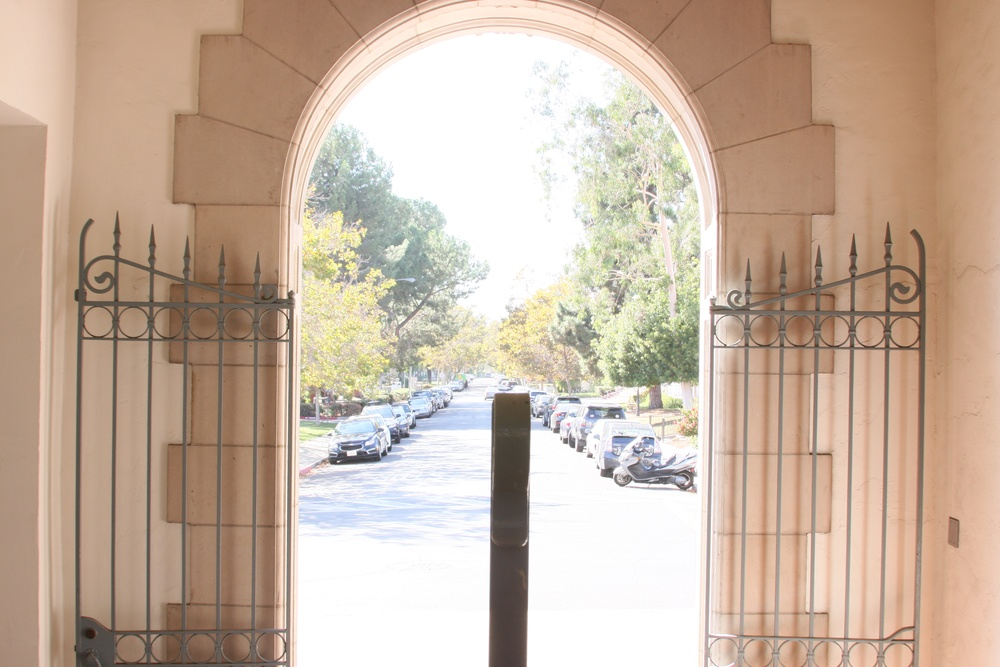
%> input picture IMG_3045.JPG, 1000 x 667 px, shrunk from 3888 x 2592 before the run
$ octave HDRMainFunction.m   (GNU Octave 9; MATLAB toolbox functions it lacks are replaced by stand-ins)
%> lines starting %> are read from the running program, lines starting %| are printed output that depends on the picture
### globalToneMapBiasedBright.m
%
% Gets coefficients to multiply the images by to get a properly
% exposed image
%
% These coefficients are biased towards the brightest image:
% so the images will have weight proportional to how bright their brightest
% pixel is.
function [coef1,coef2,coef3] = globalToneMapBiasedBright(im1, im2, im3)

    % Gets the maximum brightness value for the three images
    im1Hist = imhist(rgb2gray(im1)); % histograms don't do rgb things
    max1 = max(im1Hist);
    im2Hist = imhist(rgb2gray(im2));
    max2 = max(im2Hist);
    im3Hist = imhist(rgb2gray(im3));
    max3 = max(im3Hist);

    % find the sum of all the maxes
    totBright = max1+max2+max3;

    % find the factor needed to make the sum 256
    % because 256 is the max brightness for an image
    normFactor = 256/totBright;

    % setting all coefficients to norm factor will make the total
    % photo have the correct maximum brightness
    coef1 = normFactor %*(max1/totBright);
    coef2 = normFactor %*(max2/totBright);
    coef3 = normFactor %*(max3/totBright);

end

### HDRMainFunction.m
% Get names of images from user
% These files must be in the directory from which you are running this program.
filename1 = input('please enter first filename:\n', 's');
%> the answer given: IMG_3045.JPG
filename2 = input('please enter second filename:\n', 's');
%> the answer given: IMG_3053.JPG
filename3 = input('please enter third filename:\n', 's');
%> the answer given: IMG_3053.JPG

image1 = imread(filename1);
%> image1 is the input picture: size 667x1000x3 uint8; mean R, G, B 199.4, 178.6, 161.1
image2 = imread(filename2);
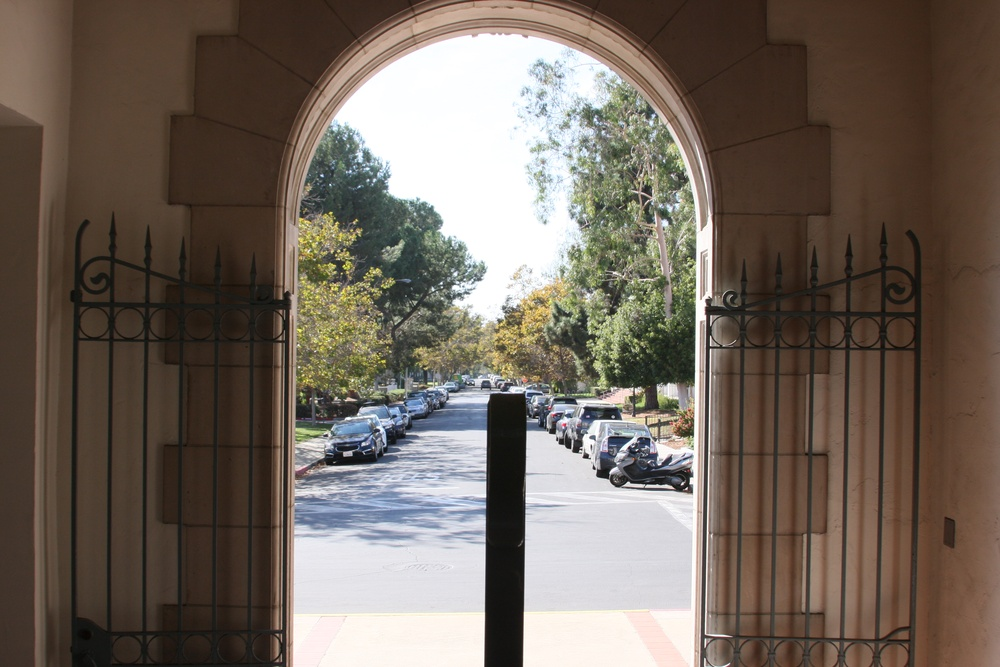
%> input picture IMG_3053.JPG, 1000 x 667 px, shrunk from 3888 x 2592 before the run
%> image2 is the input picture: size 667x1000x3 uint8; mean R, G, B 113.4, 102.1, 92
image3 = imread(filename3);

% Makes an HDR image equally combining the three images
if 1 == 1
    [coef1,coef2,coef3] = globalToneMapEqualWeight(image1, image2, image3);
%> coef1 = 0.335; coef2 = 0.335; coef3 = 0.335
    hdrImage = coef1*image1 + coef2*image2 + coef3*image3;
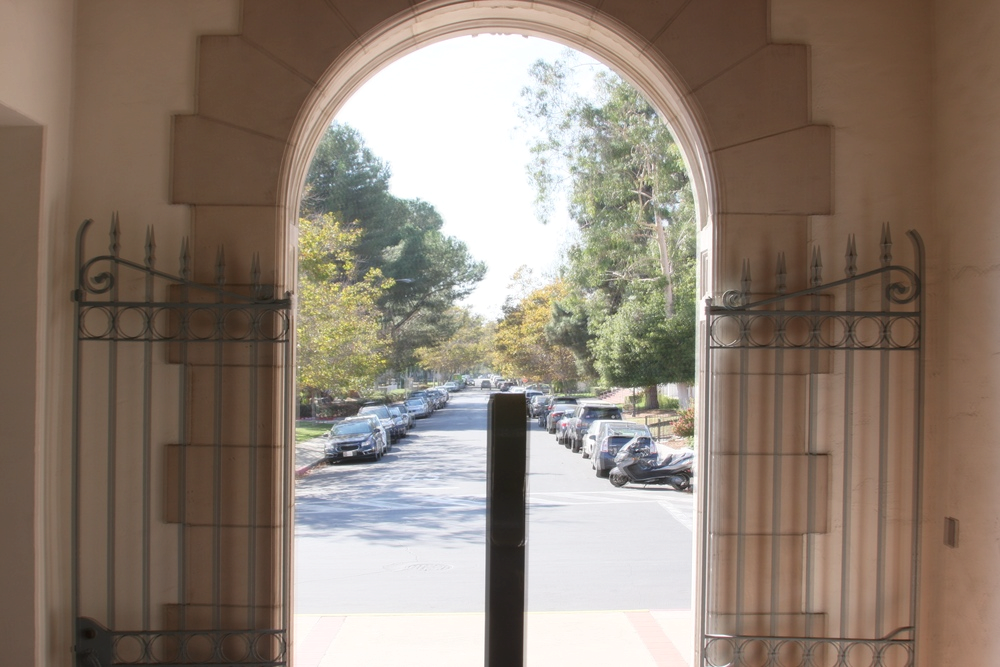
%> hdrImage: size 667x1000x3 uint8; mean R, G, B 142.5, 128, 115.3
    imshow(hdrImage);
    hdrImage = coef1*image1 + coef2*image2 + coef3*image3;
    imshow(hdrImage);
end

% Makes an HDR image biased towards brighter images
if 1 == 1
    figure
    [coef1,coef2,coef3] = globalToneMapBiasedBright(image1, image2, image3);
%> in globalToneMapBiasedBright, `im1Hist = imhist(rgb2gray(im1)); % histograms don't do rgb things`: im1Hist = 256 values, max 66258 at index 256, min 0 at index 1, mean 2605.5
%> in globalToneMapBiasedBright, `max1 = max(im1Hist);`: max1 = 66258
%> in globalToneMapBiasedBright, `im2Hist = imhist(rgb2gray(im2));`: im2Hist = 256 values, max 19548 at index 256, min 0 at index 1, mean 2605.5
%> in globalToneMapBiasedBright, `max2 = max(im2Hist);`: max2 = 19548
%> in globalToneMapBiasedBright, `im3Hist = imhist(rgb2gray(im3));`: im3Hist has the same summary as im2Hist
%> in globalToneMapBiasedBright, `totBright = max1+max2+max3;`: totBright = 105354
%> in globalToneMapBiasedBright, `normFactor = 256/totBright;`: normFactor = 0.00243
%> coef1 = 0.00243; coef2 = 0.00243; coef3 = 0.00243
    hdrImage = coef1*image1 + coef2*image2 + coef3*image3;
    imshow(hdrImage);
    hdrImage = coef1*image1 + coef2*image2 + coef3*image3;
    imshow(hdrImage);
end

% Makes an HDR image biased towards darker images
if 1== 1
    figure
    [coef1,coef2,coef3] = globalToneMapBiasedDark(image1, image2, image3);
%> coef1 = 0.502; coef2 = 0.502; coef3 = 0.502
    hdrImage = coef1*image1 + coef2*image2 + coef3*image3;
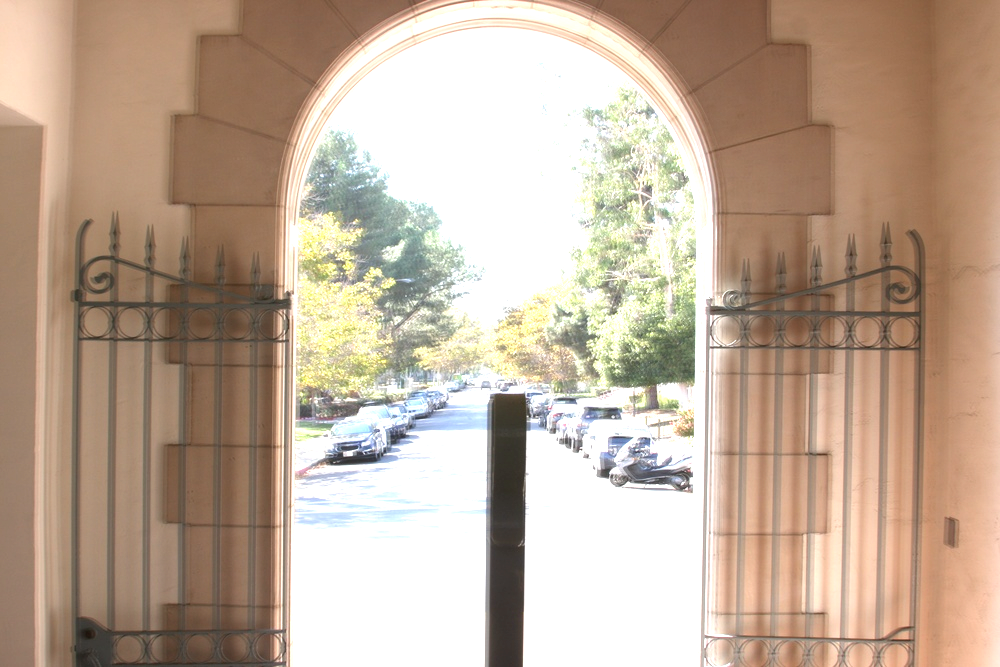
%> hdrImage: size 667x1000x3 uint8; mean R, G, B 191.5, 170.8, 152.3
    imshow(hdrImage);
    hdrImage = coef1*image1 + coef2*image2 + coef3*image3;
    imshow(hdrImage);
end
